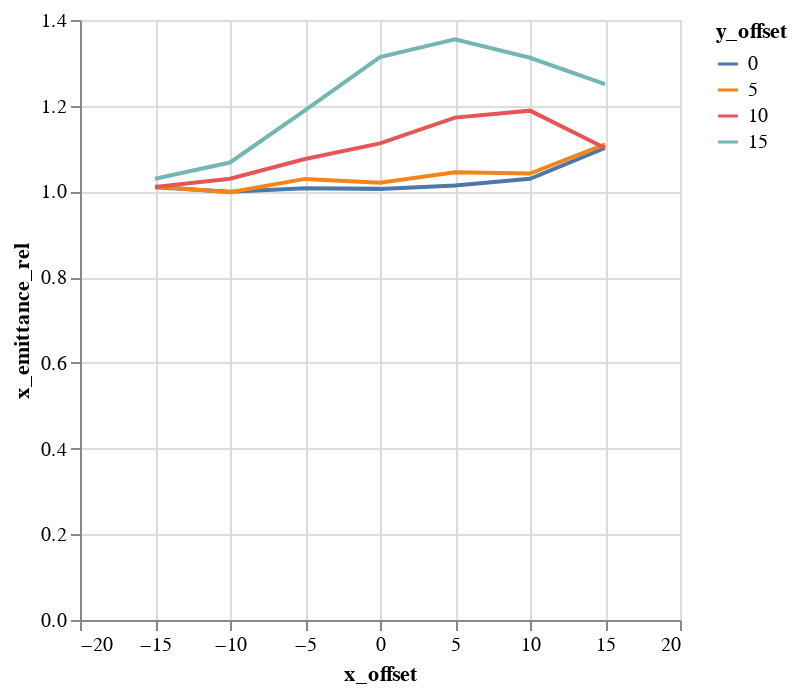

Here is the notebook cell this chart was saved with:
### Code cell
alt.Chart(emit_df).mark_line().encode(
    color='y_offset:N',
    x='x_offset',
    y='x_emittance_rel',
)

### Figure 1 — Vega-Lite specification as saved in the notebook (floating-point values rounded to 4 significant figures)
{"$schema": "https://vega.github.io/schema/vega-lite/v1.2.1.json", "data": {"values": [{"losses": 0, "relbeta": 0.002309, "sourceID": 16777222, "sourceName": "x_-15_y_0", "x_emittance": 1.637, "x_emittance_rel": 1.01, "x_norm_emittance": 0.003778, "x_offset": -15, "y_emittance": 1.571, "y_emittance_rel": 0.9991, "y_norm_emittance": 0.003627, "y_offset": 0}, {"losses": 0, "relbeta": 0.002309, "sourceID": 16777229, "sourceName": "x_-15_y_5", "x_emittance": 1.611, "x_emittance_rel": 1.011, "x_norm_emittance": 0.00372, "x_offset": -15, "y_emittance": 1.591, "y_emittance_rel": 0.9983, "y_norm_emittance": 0.003673, "y_offset": 5}, {"losses": 0, "relbeta": 0.002309, "sourceID": 16777236, "sourceName": "x_-15_y_10", "x_emittance": 1.634, "x_emittance_rel": 1.01, "x_norm_emittance": 0.003771, "x_offset": -15, "y_emittance": 1.601, "y_emittance_rel": 1.003, "y_norm_emittance": 0.003697, "y_offset": 10}, {"losses": 0, "relbeta": 0.002309, "sourceID": 16777243, "sourceName": "x_-15_y_15", "x_emittance": 1.72, "x_emittance_rel": 1.029, "x_norm_emittance": 0.003971, "x_offset": -15, "y_emittance": 1.682, "y_emittance_rel": 1.012, "y_norm_emittance": 0.003883, "y_offset": 15}, {"losses": 0, "relbeta": 0.002309, "sourceID": 16777220, "sourceName": "x_-10_y_0", "x_emittance": 1.591, "x_emittance_rel": 0.999, "x_norm_emittance": 0.003672, "x_offset": -10, "y_emittance": 1.559, "y_emittance_rel": 1.004, "y_norm_emittance": 0.003598, "y_offset": 0}, {"losses": 0, "relbeta": 0.002309, "sourceID": 16777227, "sourceName": "x_-10_y_5", "x_emittance": 1.61, "x_emittance_rel": 0.9983, "x_norm_emittance": 0.003717, "x_offset": -10, "y_emittance": 1.591, "y_emittance_rel": 1.007, "y_norm_emittance": 0.003672, "y_offset": 5}, {"losses": 0, "relbeta": 0.002309, "sourceID": 16777234, "sourceName": "x_-10_y_10", "x_emittance": 1.531, "x_emittance_rel": 1.03, "x_norm_emittance": 0.003534, "x_offset": -10, "y_emittance": 1.717, "y_emittance_rel": 1.031, "y_norm_emittance": 0.003964, "y_offset": 10}, {"losses": 0, "relbeta": 0.002309, "sourceID": 16777241, "sourceName": "x_-10_y_15", "x_emittance": 1.548, "x_emittance_rel": 1.067, "x_norm_emittance": 0.003573, "x_offset": -10, "y_emittance": 1.704, "y_emittance_rel": 1.043, "y_norm_emittance": 0.003934, "y_offset": 15}, {"losses": 0, "relbeta": 0.002309, "sourceID": 16777218, "sourceName": "x_-5_y_0", "x_emittance": 1.689, "x_emittance_rel": 1.007, "x_norm_emittance": 0.003899, "x_offset": -5, "y_emittance": 1.727, "y_emittance_rel": 1.005, "y_norm_emittance": 0.003987, "y_offset": 0}, {"losses": 0, "relbeta": 0.002309, "sourceID": 16777225, "sourceName": "x_-5_y_5", "x_emittance": 1.568, "x_emittance_rel": 1.029, "x_norm_emittance": 0.00362, "x_offset": -5, "y_emittance": 1.669, "y_emittance_rel": 1.027, "y_norm_emittance": 0.003854, "y_offset": 5}, {"losses": 0, "relbeta": 0.002309, "sourceID": 16777232, "sourceName": "x_-5_y_10", "x_emittance": 1.626, "x_emittance_rel": 1.076, "x_norm_emittance": 0.003753, "x_offset": -5, "y_emittance": 1.663, "y_emittance_rel": 1.076, "y_norm_emittance": 0.003838, "y_offset": 10}, {"losses": 0, "relbeta": 0.002309, "sourceID": 16777239, "sourceName": "x_-5_y_15", "x_emittance": 2.012, "x_emittance_rel": 1.189, "x_norm_emittance": 0.004645, "x_offset": -5, "y_emittance": 1.767, "y_emittance_rel": 1.174, "y_norm_emittance": 0.00408, "y_offset": 15}, {"losses": 0, "relbeta": 0.002309, "sourceID": 16777216, "sourceName": "x_0_y_0", "x_emittance": 1.549, "x_emittance_rel": 1.006, "x_norm_emittance": 0.003576, "x_offset": 0, "y_emittance": 1.542, "y_emittance_rel": 1.003, "y_norm_emittance": 0.00356, "y_offset": 0}, {"losses": 0, "relbeta": 0.002309, "sourceID": 16777223, "sourceName": "x_0_y_5", "x_emittance": 1.572, "x_emittance_rel": 1.02, "x_norm_emittance": 0.003629, "x_offset": 0, "y_emittance": 1.597, "y_emittance_rel": 1.04, "y_norm_emittance": 0.003686, "y_offset": 5}, {"losses": 0, "relbeta": 0.002309, "sourceID": 16777230, "sourceName": "x_0_y_10", "x_emittance": 1.56, "x_emittance_rel": 1.112, "x_norm_emittance": 0.003602, "x_offset": 0, "y_emittance": 1.649, "y_emittance_rel": 1.118, "y_norm_emittance": 0.003807, "y_offset": 10}, {"losses": 0, "relbeta": 0.002309, "sourceID": 16777237, "sourceName": "x_0_y_15", "x_emittance": 2.322, "x_emittance_rel": 1.314, "x_norm_emittance": 0.005362, "x_offset": 0, "y_emittance": 2.174, "y_emittance_rel": 1.348, "y_norm_emittance": 0.005018, "y_offset": 15}, {"losses": 0, "relbeta": 0.002309, "sourceID": 16777217, "sourceName": "x_5_y_0", "x_emittance": 1.571, "x_emittance_rel": 1.014, "x_norm_emittance": 0.003627, "x_offset": 5, "y_emittance": 1.691, "y_emittance_rel": 1.01, "y_norm_emittance": 0.003905, "y_offset": 0}, {"losses": 0, "relbeta": 0.002309, "sourceID": 16777224, "sourceName": "x_5_y_5", "x_emittance": 1.674, "x_emittance_rel": 1.045, "x_norm_emittance": 0.003864, "x_offset": 5, "y_emittance": 1.529, "y_emittance_rel": 1.037, "y_norm_emittance": 0.003529, "y_offset": 5}, {"losses": 0, "relbeta": 0.002309, "sourceID": 16777231, "sourceName": "x_5_y_10", "x_emittance": 1.714, "x_emittance_rel": 1.172, "x_norm_emittance": 0.003958, "x_offset": 5, "y_emittance": 1.706, "y_emittance_rel": 1.071, "y_norm_emittance": 0.00394, "y_offset": 10}, {"losses": 0, "relbeta": 0.002309, "sourceID": 16777238, "sourceName": "x_5_y_15", "x_emittance": 2.166, "x_emittance_rel": 1.355, "x_norm_emittance": 0.005, "x_offset": 5, "y_emittance": 2.082, "y_emittance_rel": 1.322, "y_norm_emittance": 0.004806, "y_offset": 15}, {"losses": 0, "relbeta": 0.002309, "sourceID": 16777219, "sourceName": "x_10_y_0", "x_emittance": 1.564, "x_emittance_rel": 1.03, "x_norm_emittance": 0.003611, "x_offset": 10, "y_emittance": 1.614, "y_emittance_rel": 1.009, "y_norm_emittance": 0.003725, "y_offset": 0}, {"losses": 0, "relbeta": 0.002309, "sourceID": 16777226, "sourceName": "x_10_y_5", "x_emittance": 1.508, "x_emittance_rel": 1.042, "x_norm_emittance": 0.003481, "x_offset": 10, "y_emittance": 1.512, "y_emittance_rel": 1.003, "y_norm_emittance": 0.00349, "y_offset": 5}, {"losses": 0, "relbeta": 0.002309, "sourceID": 16777233, "sourceName": "x_10_y_10", "x_emittance": 2.071, "x_emittance_rel": 1.188, "x_norm_emittance": 0.004782, "x_offset": 10, "y_emittance": 1.804, "y_emittance_rel": 1.119, "y_norm_emittance": 0.004164, "y_offset": 10}, {"losses": 0, "relbeta": 0.002309, "sourceID": 16777240, "sourceName": "x_10_y_15", "x_emittance": 2.063, "x_emittance_rel": 1.312, "x_norm_emittance": 0.004764, "x_offset": 10, "y_emittance": 1.865, "y_emittance_rel": 1.234, "y_norm_emittance": 0.004306, "y_offset": 15}, {"losses": 0, "relbeta": 0.002309, "sourceID": 16777221, "sourceName": "x_15_y_0", "x_emittance": 1.65, "x_emittance_rel": 1.101, "x_norm_emittance": 0.00381, "x_offset": 15, "y_emittance": 1.586, "y_emittance_rel": 1.005, "y_norm_emittance": 0.003662, "y_offset": 0}, {"losses": 0, "relbeta": 0.002309, "sourceID": 16777228, "sourceName": "x_15_y_5", "x_emittance": 1.744, "x_emittance_rel": 1.11, "x_norm_emittance": 0.004027, "x_offset": 15, "y_emittance": 1.502, "y_emittance_rel": 1.011, "y_norm_emittance": 0.003468, "y_offset": 5}, {"losses": 0, "relbeta": 0.002309, "sourceID": 16777235, "sourceName": "x_15_y_10", "x_emittance": 1.787, "x_emittance_rel": 1.102, "x_norm_emittance": 0.004127, "x_offset": 15, "y_emittance": 1.727, "y_emittance_rel": 1.069, "y_norm_emittance": 0.003987, "y_offset": 10}, {"losses": 0, "relbeta": 0.002309, "sourceID": 16777242, "sourceName": "x_15_y_15", "x_emittance": 1.894, "x_emittance_rel": 1.25, "x_norm_emittance": 0.004373, "x_offset": 15, "y_emittance": 1.922, "y_emittance_rel": 1.211, "y_norm_emittance": 0.004438, "y_offset": 15}]}, "encoding": {"color": {"field": "y_offset", "type": "nominal"}, "x": {"field": "x_offset", "type": "quantitative"}, "y": {"field": "x_emittance_rel", "type": "quantitative"}}, "mark": "line"}
